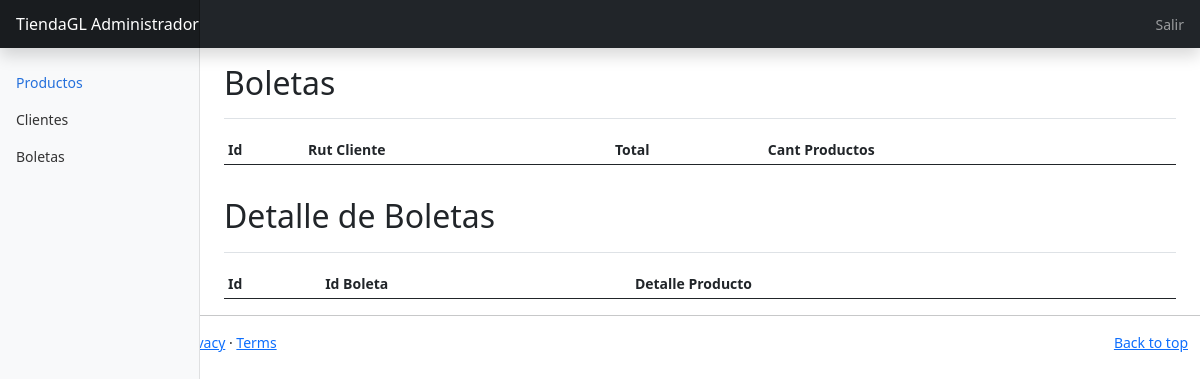
Before: /administrador/boleta with the older database file.
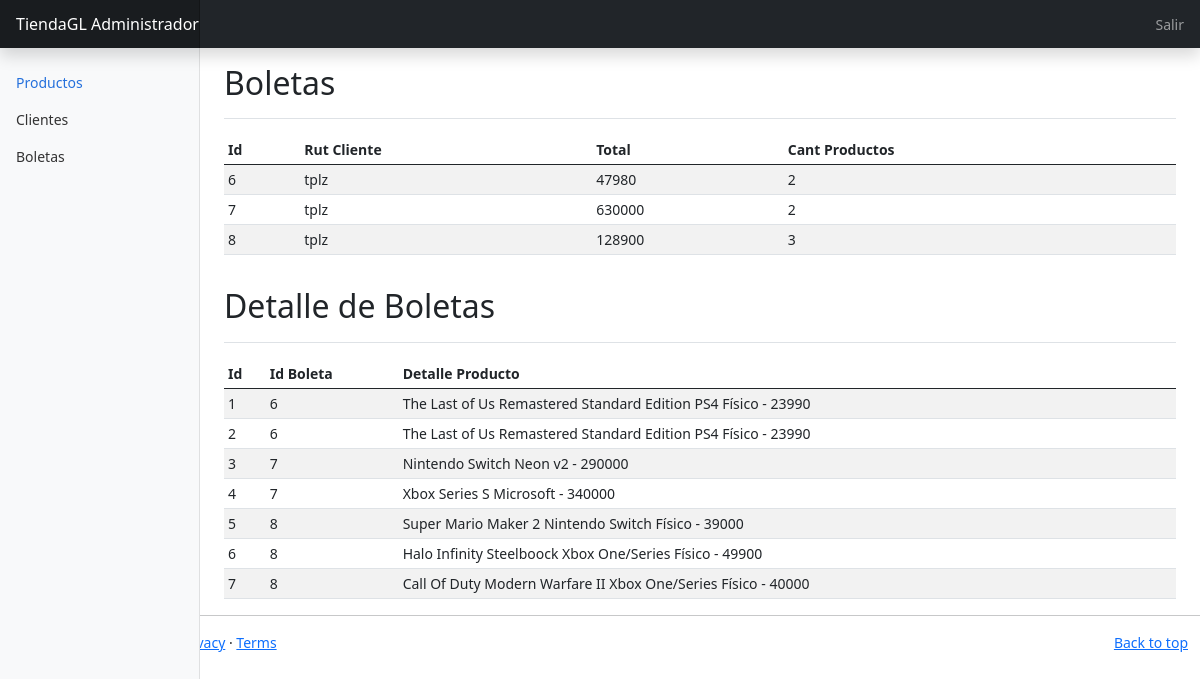
After: the same page with the newer database file.
### tiendaweb/models.py (models this page shows, shortened)
class Boleta(models.Model):
    id = models.AutoField(primary_key=True)
    total = models.CharField(max_length=7, default="0")
    cant_productos = models.CharField(max_length=7, default="0")
    rut_cliente = models.ForeignKey(Cliente, on_delete=models.CASCADE)
    def __str__(self):
        return str(self.id)
    class Meta:
        db_table = 'tiendaweb_boleta'

class Cliente(models.Model):
    rut = models.CharField(primary_key=True, max_length=9)
    nombre = models.CharField(max_length=200)
    email = models.CharField(max_length=100, blank=True, null=True)
    direccion = models.CharField(max_length=500)
    def __str__(self):
        return self.nombre
    class Meta:
        db_table = 'tiendaweb_cliente'

class Detalle_Boleta(models.Model):
    id = models.AutoField(primary_key=True)
    producto = models.CharField(max_length=500)
    id_boleta = models.ForeignKey(Boleta, on_delete=models.CASCADE)
    class Meta:
        db_table = 'tiendaweb_detalle_boleta'

### tiendaweb/views.py (the view)
# urls.py: path('administrador/boleta', views.boletas, name='boletas'),
def boletas(request):
    boletas = Boleta.objects.all()
    detalle_boletas = Detalle_Boleta.objects.all()
    context = {
        "boletas": boletas,
        "detalle_boletas": detalle_boletas
    }
    return render(request,'adminbol.html',context)

### tiendaweb/templates/adminbol.html
{%extends 'admin.html'%}
{%block content%}
<main class="col-md-9 ms-sm-auto col-lg-10 px-md-4">
    <div class="d-flex justify-content-between flex-wrap flex-md-nowrap align-items-center pt-3 pb-2 mb-3 border-bottom">
      <h1 class="h2">Boletas</h1>
    </div>
    <div class="table-responsive">
      <table class="table table-striped table-sm">
        <thead>
          <tr>
            <th scope="col">Id</th>
            <th scope="col">Rut Cliente</th>
            <th scope="col">Total</th>
            <th scope="col">Cant Productos</th>
          </tr>
        </thead>
        <tbody>
          {% for boleta in boletas %}
          <tr>
            <td>{{ boleta.id }}</td>
            <td>{{ boleta.rut_cliente }}</td>
            <td>{{ boleta.total }}</td>
            <td>{{ boleta.cant_productos }}</td>
          </tr>
          {%endfor%}
        </tbody>
    </table>
</div>
<div class="d-flex justify-content-between flex-wrap flex-md-nowrap align-items-center pt-3 pb-2 mb-3 border-bottom">
  <h1 class="h2">Detalle de Boletas</h1>
</div>
    <div class="table-responsive">
        <table class="table table-striped table-sm">
        <thead>
            <tr>
              <th scope="col">Id</th>
              <th scope="col">Id Boleta</th>
              <th scope="col">Detalle Producto</th>
            </tr>
          </thead>
          <tbody>
            {% for detalle_boleta in detalle_boletas %}
            <tr>
              <td>{{ detalle_boleta.id }}</td>
              <td>{{ detalle_boleta.id_boleta}}</td>
              <td>{{ detalle_boleta.producto}}</td>
            </tr>
            {%endfor%}
          </tbody>
      </table>
    </div>
  </main>
{%endblock%}

Changed rows visible on the page:
added Boleta: id "6", rut_cliente "tplz", total "47980", cant_productos "2"
added Boleta: id "7", rut_cliente "tplz", total "630000", cant_productos "2"
added Boleta: id "8", rut_cliente "tplz", total "128900", cant_productos "3"
added Detalle_Boleta: id "1", id_boleta "6", producto "The Last of Us Remastered Standard Edition PS4 Físico - 23990"
added Detalle_Boleta: id "2", id_boleta "6", producto "The Last of Us Remastered Standard Edition PS4 Físico - 23990"
added Detalle_Boleta: id "3", id_boleta "7", producto "Nintendo Switch Neon v2 - 290000"
added Detalle_Boleta: id "4", id_boleta "7", producto "Xbox Series S Microsoft - 340000"
added Detalle_Boleta: id "5", id_boleta "8", producto "Super Mario Maker 2 Nintendo Switch Físico - 39000"
added Detalle_Boleta: id "6", id_boleta "8", producto "Halo Infinity Steelboock Xbox One/Series Físico - 49900"
added Detalle_Boleta: id "7", id_boleta "8", producto "Call Of Duty Modern Warfare II Xbox One/Series Físico - 40000"
